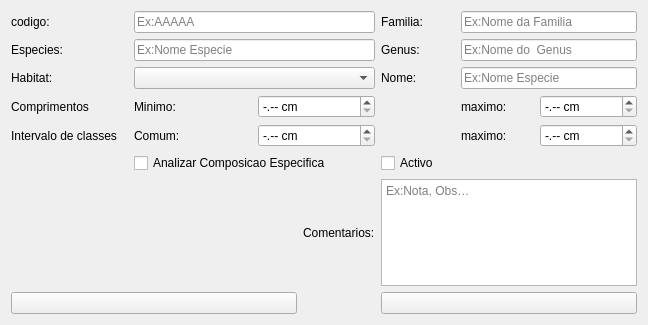
<?xml version="1.0" encoding="UTF-8"?>
<ui version="4.0">
 <class>Form</class>
 <widget class="QWidget" name="Form">
  <property name="geometry">
   <rect>
    <x>0</x>
    <y>0</y>
    <width>648</width>
    <height>325</height>
   </rect>
  </property>
  <property name="windowTitle">
   <string>Especies</string>
  </property>
  <layout class="QGridLayout" name="gridLayout_4">
   <item row="1" column="1">
    <widget class="QLabel" name="label_4">
     <property name="text">
      <string>Comentarios:</string>
     </property>
    </widget>
   </item>
   <item row="1" column="2" colspan="3">
    <widget class="QPlainTextEdit" name="PTEComentarios">
     <property name="placeholderText">
      <string>Ex:Nota, Obs…</string>
     </property>
    </widget>
   </item>
   <item row="2" column="2" colspan="3">
    <widget class="QPushButton" name="PBCancelar">
     <property name="text">
      <string/>
     </property>
     <property name="icon">
      <iconset resource="icons.qrc">
       <normaloff>:/newPrefix/Icons/003-error.png</normaloff>:/newPrefix/Icons/003-error.png</iconset>
     </property>
    </widget>
   </item>
   <item row="0" column="2" colspan="3">
    <layout class="QGridLayout" name="gridLayout_2">
     <item row="0" column="0">
      <widget class="QLabel" name="label">
       <property name="text">
        <string>Familia:</string>
       </property>
      </widget>
     </item>
     <item row="4" column="2">
      <widget class="QDoubleSpinBox" name="DSBMaximo_2">
       <property name="specialValueText">
        <string>-.-- cm</string>
       </property>
       <property name="suffix">
        <string> cm</string>
       </property>
       <property name="maximum">
        <double>99999.990000000005239</double>
       </property>
      </widget>
     </item>
     <item row="3" column="1">
      <widget class="QLabel" name="label_10">
       <property name="text">
        <string>maximo:</string>
       </property>
      </widget>
     </item>
     <item row="5" column="0" colspan="3">
      <widget class="QCheckBox" name="CHBActivo">
       <property name="text">
        <string>Activo</string>
       </property>
      </widget>
     </item>
     <item row="2" column="0">
      <widget class="QLabel" name="label_7">
       <property name="text">
        <string>Nome:</string>
       </property>
      </widget>
     </item>
     <item row="3" column="2">
      <widget class="QDoubleSpinBox" name="DSBMaixmo">
       <property name="specialValueText">
        <string>-.-- cm</string>
       </property>
       <property name="suffix">
        <string> cm</string>
       </property>
       <property name="maximum">
        <double>99999.990000000005239</double>
       </property>
      </widget>
     </item>
     <item row="0" column="1" colspan="2">
      <widget class="QLineEdit" name="LEFamila">
       <property name="maxLength">
        <number>25</number>
       </property>
       <property name="placeholderText">
        <string>Ex:Nome da Familia</string>
       </property>
      </widget>
     </item>
     <item row="1" column="1" colspan="2">
      <widget class="QLineEdit" name="LEGenus">
       <property name="maxLength">
        <number>25</number>
       </property>
       <property name="placeholderText">
        <string>Ex:Nome do  Genus</string>
       </property>
      </widget>
     </item>
     <item row="4" column="1">
      <widget class="QLabel" name="label_12">
       <property name="text">
        <string>maximo:</string>
       </property>
      </widget>
     </item>
     <item row="1" column="0">
      <widget class="QLabel" name="label_3">
       <property name="text">
        <string>Genus:</string>
       </property>
      </widget>
     </item>
     <item row="2" column="1" colspan="2">
      <widget class="QLineEdit" name="LENome">
       <property name="sizePolicy">
        <sizepolicy hsizetype="Preferred" vsizetype="Fixed">
         <horstretch>0</horstretch>
         <verstretch>0</verstretch>
        </sizepolicy>
       </property>
       <property name="maxLength">
        <number>25</number>
       </property>
       <property name="placeholderText">
        <string>Ex:Nome Especie</string>
       </property>
      </widget>
     </item>
    </layout>
   </item>
   <item row="1" column="0">
    <spacer name="horizontalSpacer_2">
     <property name="orientation">
      <enum>Qt::Horizontal</enum>
     </property>
     <property name="sizeHint" stdset="0">
      <size>
       <width>40</width>
       <height>20</height>
      </size>
     </property>
    </spacer>
   </item>
   <item row="0" column="0" colspan="2">
    <layout class="QGridLayout" name="gridLayout">
     <item row="3" column="1">
      <widget class="QLabel" name="label_9">
       <property name="text">
        <string>Minimo:</string>
       </property>
      </widget>
     </item>
     <item row="4" column="2">
      <widget class="QDoubleSpinBox" name="DSBComum">
       <property name="specialValueText">
        <string>-.-- cm</string>
       </property>
       <property name="suffix">
        <string> cm</string>
       </property>
       <property name="maximum">
        <double>99999.990000000005239</double>
       </property>
      </widget>
     </item>
     <item row="5" column="1" colspan="2">
      <widget class="QCheckBox" name="CHBAnalize">
       <property name="text">
        <string>Analizar Composicao Especifica</string>
       </property>
      </widget>
     </item>
     <item row="4" column="1">
      <widget class="QLabel" name="label_13">
       <property name="text">
        <string>Comum:</string>
       </property>
      </widget>
     </item>
     <item row="3" column="2">
      <widget class="QDoubleSpinBox" name="DSBMinimo">
       <property name="specialValueText">
        <string>-.-- cm</string>
       </property>
       <property name="suffix">
        <string> cm</string>
       </property>
       <property name="maximum">
        <double>99999.990000000005239</double>
       </property>
      </widget>
     </item>
     <item row="3" column="0" rowspan="2">
      <layout class="QGridLayout" name="gridLayout_3">
       <item row="0" column="0">
        <widget class="QLabel" name="label_8">
         <property name="text">
          <string>Comprimentos</string>
         </property>
        </widget>
       </item>
       <item row="1" column="0">
        <widget class="QLabel" name="label_11">
         <property name="text">
          <string>Intervalo de classes </string>
         </property>
        </widget>
       </item>
      </layout>
     </item>
     <item row="2" column="0">
      <widget class="QLabel" name="label_6">
       <property name="text">
        <string>Habitat:</string>
       </property>
      </widget>
     </item>
     <item row="1" column="0">
      <widget class="QLabel" name="label_5">
       <property name="text">
        <string>Especies:</string>
       </property>
      </widget>
     </item>
     <item row="0" column="0">
      <widget class="QLabel" name="label_2">
       <property name="text">
        <string>codigo:</string>
       </property>
      </widget>
     </item>
     <item row="2" column="1" colspan="2">
      <widget class="QComboBox" name="CBHabitat"/>
     </item>
     <item row="1" column="1" colspan="2">
      <widget class="QLineEdit" name="LEEspecies">
       <property name="maxLength">
        <number>50</number>
       </property>
       <property name="placeholderText">
        <string>Ex:Nome Especie</string>
       </property>
      </widget>
     </item>
     <item row="0" column="1" colspan="2">
      <widget class="QLineEdit" name="LECodigo">
       <property name="maxLength">
        <number>5</number>
       </property>
       <property name="placeholderText">
        <string>Ex:AAAAA</string>
       </property>
      </widget>
     </item>
    </layout>
   </item>
   <item row="2" column="0">
    <widget class="QPushButton" name="PBGuardar">
     <property name="text">
      <string/>
     </property>
     <property name="icon">
      <iconset resource="icons.qrc">
       <normaloff>:/newPrefix/Icons/002-save.png</normaloff>:/newPrefix/Icons/002-save.png</iconset>
     </property>
    </widget>
   </item>
  </layout>
 </widget>
 <resources>
  <include location="icons.qrc"/>
 </resources>
 <connections/>
</ui>
